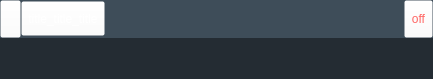
<?xml version="1.0" encoding="UTF-8"?>
<ui version="4.0">
 <class>CustomWindow</class>
 <widget class="QWidget" name="CustomWindow">
  <property name="geometry">
   <rect>
    <x>0</x>
    <y>0</y>
    <width>433</width>
    <height>79</height>
   </rect>
  </property>
  <property name="sizePolicy">
   <sizepolicy hsizetype="Fixed" vsizetype="Fixed">
    <horstretch>0</horstretch>
    <verstretch>0</verstretch>
   </sizepolicy>
  </property>
  <property name="minimumSize">
   <size>
    <width>0</width>
    <height>0</height>
   </size>
  </property>
  <property name="maximumSize">
   <size>
    <width>16777215</width>
    <height>16777215</height>
   </size>
  </property>
  <property name="windowTitle">
   <string>Form</string>
  </property>
  <property name="styleSheet">
   <string notr="true">background-color: rgb(62, 77, 89);</string>
  </property>
  <layout class="QVBoxLayout" name="verticalLayout_2">
   <property name="leftMargin">
    <number>0</number>
   </property>
   <property name="topMargin">
    <number>0</number>
   </property>
   <property name="rightMargin">
    <number>0</number>
   </property>
   <property name="bottomMargin">
    <number>0</number>
   </property>
   <item>
    <layout class="QVBoxLayout" name="verticalLayout" stretch="0,0">
     <property name="spacing">
      <number>0</number>
     </property>
     <item>
      <layout class="QHBoxLayout" name="horizontalLayout" stretch="1,4,1,1">
       <item>
        <widget class="QToolButton" name="tb_content_switch">
         <property name="minimumSize">
          <size>
           <width>0</width>
           <height>38</height>
          </size>
         </property>
         <property name="maximumSize">
          <size>
           <width>16777215</width>
           <height>38</height>
          </size>
         </property>
         <property name="styleSheet">
          <string notr="true">background-color: rgba(255, 255, 255, 0);</string>
         </property>
         <property name="text">
          <string/>
         </property>
         <property name="icon">
          <iconset resource="../../resource.qrc">
           <normaloff>:/res/image/content_up.png</normaloff>:/res/image/content_up.png</iconset>
         </property>
         <property name="iconSize">
          <size>
           <width>13</width>
           <height>13</height>
          </size>
         </property>
        </widget>
       </item>
       <item>
        <widget class="QToolButton" name="tb_title">
         <property name="maximumSize">
          <size>
           <width>16777215</width>
           <height>35</height>
          </size>
         </property>
         <property name="styleSheet">
          <string notr="true">background-color: rgba(255, 255, 255, 0);
color: rgb(255, 255, 255);</string>
         </property>
         <property name="text">
          <string>title_title_title</string>
         </property>
        </widget>
       </item>
       <item>
        <spacer name="spacer">
         <property name="maximumSize">
          <size>
           <width>16777215</width>
           <height>35</height>
          </size>
         </property>
         <property name="orientation">
          <enum>Qt::Horizontal</enum>
         </property>
         <property name="sizeType">
          <enum>QSizePolicy::Expanding</enum>
         </property>
         <property name="sizeHint" stdset="0">
          <size>
           <width>20</width>
           <height>13</height>
          </size>
         </property>
        </spacer>
       </item>
       <item>
        <widget class="QToolButton" name="tb_camera_switch">
         <property name="enabled">
          <bool>true</bool>
         </property>
         <property name="minimumSize">
          <size>
           <width>0</width>
           <height>38</height>
          </size>
         </property>
         <property name="maximumSize">
          <size>
           <width>16777215</width>
           <height>38</height>
          </size>
         </property>
         <property name="styleSheet">
          <string notr="true">background-color: rgba(255, 255, 255, 0);
color: rgb(255,101,99);</string>
         </property>
         <property name="text">
          <string>off</string>
         </property>
         <property name="icon">
          <iconset resource="../../resource.qrc">
           <normaloff>:/res/image/turn_off.png</normaloff>:/res/image/turn_off.png</iconset>
         </property>
         <property name="iconSize">
          <size>
           <width>20</width>
           <height>15</height>
          </size>
         </property>
         <property name="toolButtonStyle">
          <enum>Qt::ToolButtonTextUnderIcon</enum>
         </property>
        </widget>
       </item>
      </layout>
     </item>
     <item>
      <widget class="QWidget" name="gb_content" native="true">
       <property name="styleSheet">
        <string notr="true">background-color: rgb(36, 44, 51);</string>
       </property>
      </widget>
     </item>
    </layout>
   </item>
  </layout>
 </widget>
 <resources>
  <include location="../../resource.qrc"/>
 </resources>
 <connections/>
</ui>
